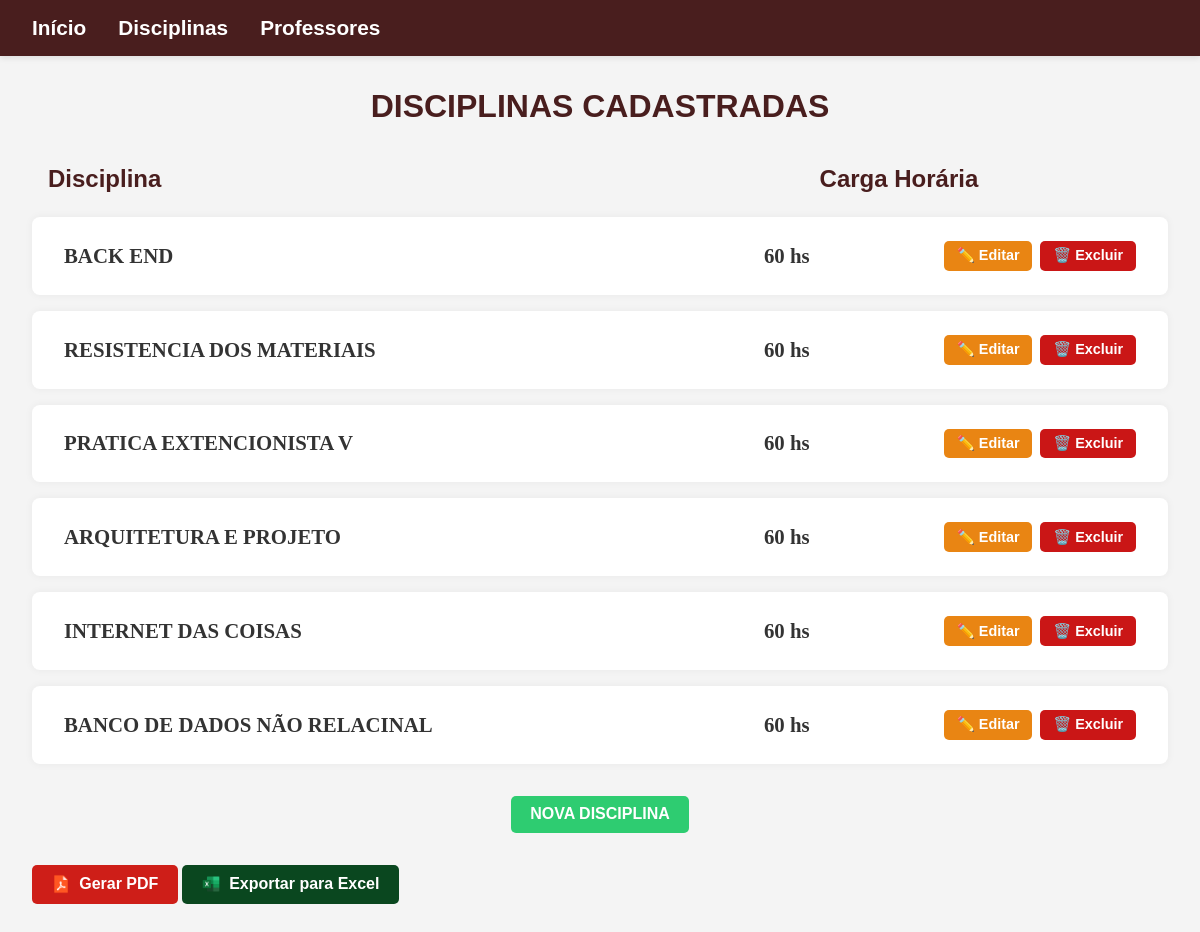
Page /disciplinas on the earlier database version.
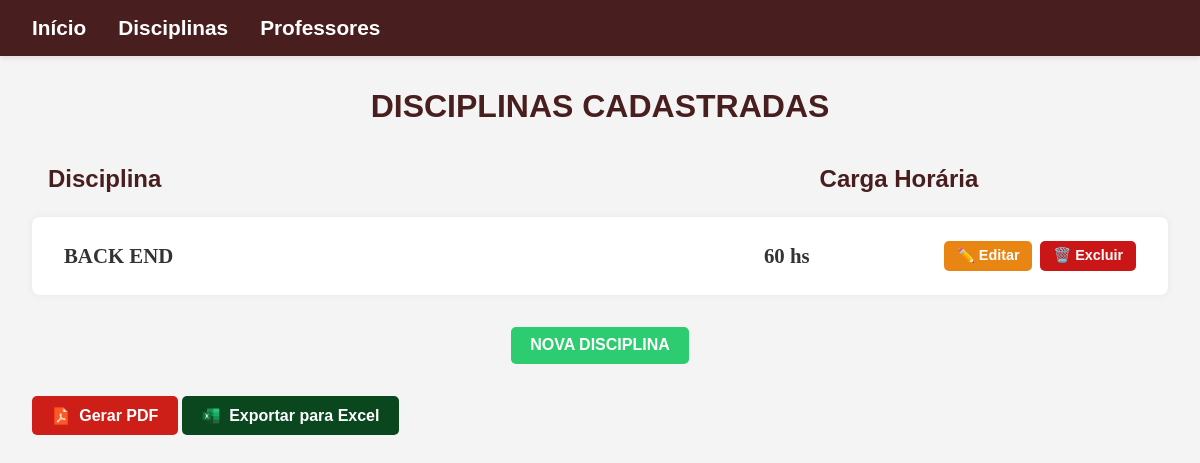
Same page on the later database version.
### gestaoescolar/models.py (models this page shows, shortened)
class Gestao(models.Model):
    disciplina = models.CharField(max_length=100)
    carga_horaria = models.CharField(max_length=50)

### gestaoescolar/views.py (the view)
# urls.py: path('disciplinas', GestaoListView.as_view(), name='gestao_list'),
class GestaoListView(ListView):
    model = Gestao
    template_name = 'gestaoescolar/gestao_list.html'

### gestaoescolar/templates/gestaoescolar/gestao_list.html (shortened to what this page needs)
{% load static %}
<!DOCTYPE html>
<html lang="pt-br">
<head>
    <link rel="stylesheet" href="{% static 'css/gestao_list.css' %}">
</head>
<body>
    <nav class="menu-bar">
        <ul>
            <li><a href="{% url 'home' %}">Início</a></li>
            <li><a href="{% url 'gestao_list' %}">Disciplinas</a></li>
            <li><a href="{% url 'professor_list' %}">Professores</a></li>
        </ul>
    </nav>
    <h1>DISCIPLINAS CADASTRADAS</h1>
    <div class="cabecalho-lista2">
        <div class="coluna disciplina">Disciplina</div>
        <div class="coluna carga">Carga Horária</div>
    </div>
    <ul>
        {% for gestao in object_list %}
        <li class="disciplina-item2">
            <div class="conteudo">
                <div class="info">
                  <div class="coluna disciplinas">{{ gestao.disciplina }}</div>
                    <div class="coluna cargas">{{ gestao.carga_horaria }}</div>
                        <div class="coluna acoes">
                            <a href="{% url 'gestao_update' gestao.pk %}">✏️ Editar</a>
                            <a href="{% url 'gestao_delete' gestao.pk %}">🗑️ Excluir</a>
                        </div>
            </div>
        </div>
        </li>
        {% empty %}
        <li><em>Nenhuma disciplina cadastrada.</em></li>
        {% endfor %}
    </ul>
    <a href="{% url 'gestao_create' %}" class="nova-tarefa">NOVA DISCIPLINA</a>
    <a href="{% url 'gestao_pdf' %}" class="btn-pdf" target="_blank">
        <img src="{% static 'icons/pdf.png' %}" alt="PDF" class="icon-img"> Gerar PDF
    </a>
    <a href="{% url 'exportar_disciplinas_excel' %}" class = "btn-excel" target ="blank">
    <img src="{% static 'icons/excel.png' %}" alt="PDF" class="icon-img"> Exportar para Excel
</a>
</body>
</html>

Differences in the rows shown:
removed Gestao: disciplina "RESISTENCIA DOS MATERIAIS", carga_horaria "60 hs"
removed Gestao: disciplina "PRATICA EXTENCIONISTA V", carga_horaria "60 hs"
removed Gestao: disciplina "ARQUITETURA E PROJETO", carga_horaria "60 hs"
removed Gestao: disciplina "INTERNET DAS COISAS", carga_horaria "60 hs"
removed Gestao: disciplina "BANCO DE DADOS NÃO RELACINAL", carga_horaria "60 hs"
